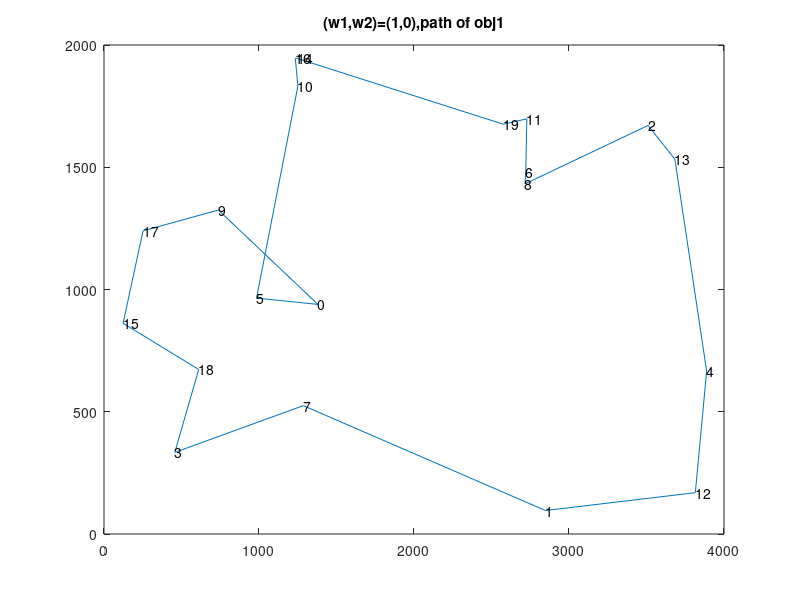
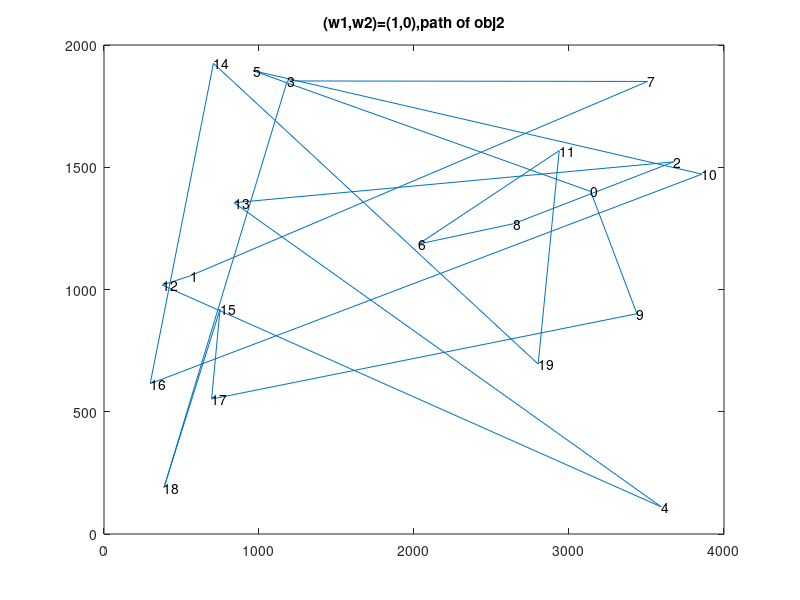
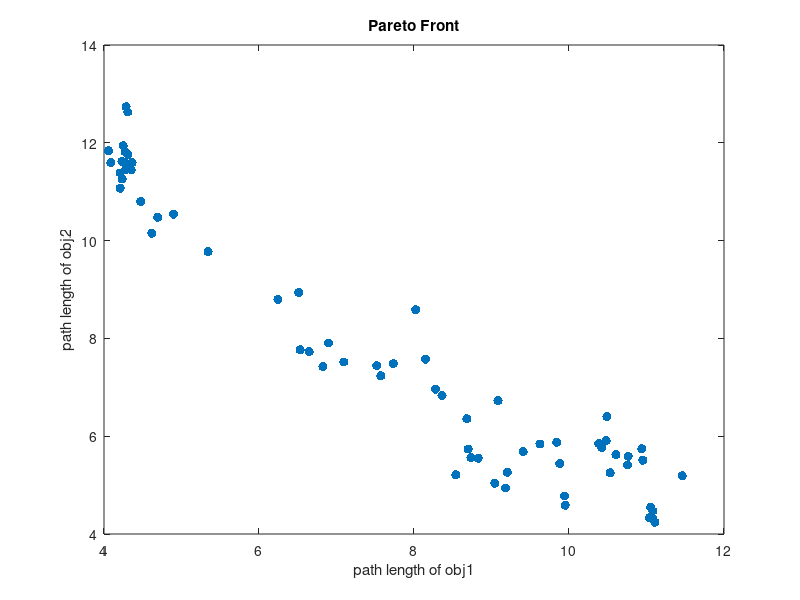

The MATLAB script that drew these images, in order:
clear;clc;
city=20;
load('tour4_20.mat')
load('rl4_20.mat')
load('obj2_4_20.mat')
load('obj1_4_20.mat')
load('kroA20.mat')
load('kroB20.mat')
t=1;
w1=1-(t-1)*0.01
w2=(t-1)*0.01
for i=1:city
    rank(i)=tour(t,1,i)+1;
end
rank(city+1)=tour(t,1,1)+1;
for i=1:city+1
    x(i)=kroA20(rank(i),2);
    y(i)=kroA20(rank(i),3);
    p(i)=kroB20(rank(i),2);
    q(i)=kroB20(rank(i),3);
end

figure(1)
plot(x,y)
title(['(w1,w2)=(',num2str(w1),',',num2str(w2),'),path of obj1'])
for i=1:city
%     text(x(i),y(i),['',num2str(i)]);
    text(kroA20(i,2),kroA20(i,3),['',num2str(i-1)]);
end

figure(2)
plot(p,q)
title(['(w1,w2)=(',num2str(w1),',',num2str(w2),'),path of obj2'])
for i=1:city
%     text(p(i),q(i),['',num2str(i)]);
    text(kroB20(i,2),kroB20(i,3),['',num2str(i-1)]);
end

figure(3)
obj1=rl(:,1);
obj2=rl(:,2);
plot(obj1,obj2,'.','MarkerSize',20)
xlabel('path length of obj1')
ylabel('path length of obj2')
title(['Pareto Front'])